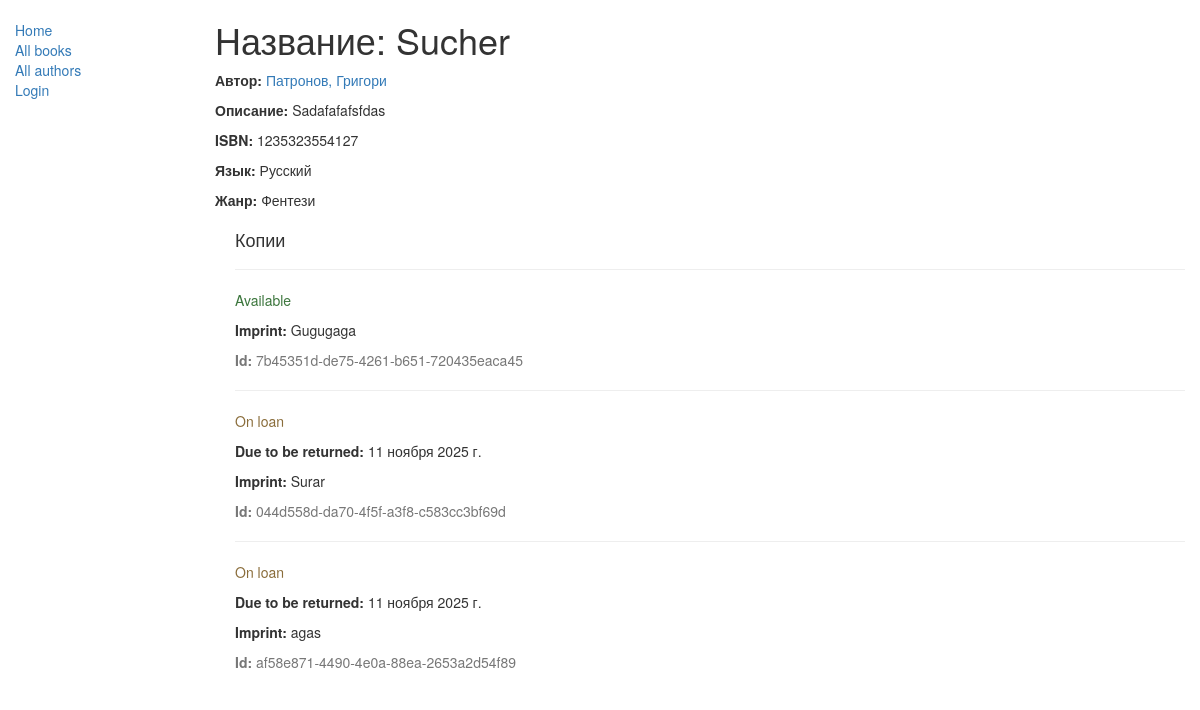
The page /catalog/book/1 on the database as committed earlier.
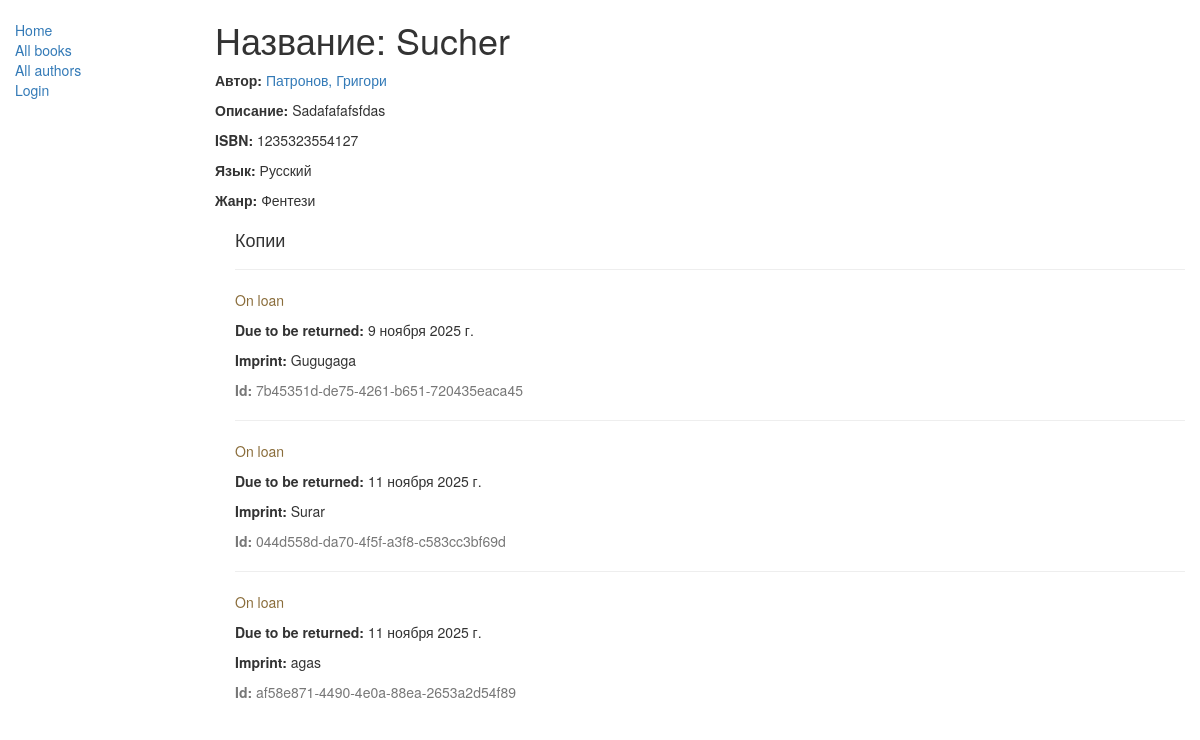
The same page on the database as committed later.
### catalog/models.py (models this page shows, shortened)
class Book(models.Model):
    title = models.CharField(verbose_name='Название', max_length=200)
    author = models.ForeignKey('Author', on_delete=models.SET_NULL, null=True)
    summary = models.TextField(max_length=1000, help_text="Введите краткое описание книги")
    ISBN = models.CharField('ISBN', max_length=13, help_text='13 символьное <a href="https://www.isbn-international.org/content/what-isbn">ISBN число</a>')
    genre = models.ManyToManyField(Genre, help_text="Выберете жанр книги")
    language = models.ForeignKey('Language', on_delete=models.SET_NULL, null=True)
    def display_genre(self):
        return ', '.join([ genre.name for genre in self.genre.all()[:3] ])
    display_genre.short_description = 'Genre'

class Author(models.Model):
    first_name = models.CharField(max_length=100)
    last_name = models.CharField(max_length=100)
    date_of_birth = models.DateField(null=True, blank=True)
    date_of_death = models.DateField('Умер', null=True, blank=True)
    def __str__(self):
        return '%s, %s' % (self.last_name, self.first_name)

class Language(models.Model):
    name = models.CharField(max_length=200, help_text="Введите язык")
    def __str__(self):
        return self.name

class Genre(models.Model):
    name = models.CharField(max_length=200, help_text="Введите жанр книг")
    def __str__(self):
        return self.name

class BookInstance(models.Model):
    id = models.UUIDField(primary_key=True, default=uuid.uuid4, help_text="ID отдельной книги уникален для всей библиотеки")
    book = models.ForeignKey('Book', on_delete=models.SET_NULL, null=True)
    imprint = models.CharField(max_length=200)
    due_back = models.DateField(null=True, blank=True)
    LOAN_STATUS = (
        ('m', 'Maintenance'),
        ('o', 'On loan'),
        ('a', 'Available'),
        ('r', 'Reserved'),
    )
    status = models.CharField(max_length=1, choices=LOAN_STATUS, blank=True, default='m', help_text='Доступность')
    borrower = models.ForeignKey(User, on_delete=models.SET_NULL, null=True, blank=True)
    class Meta:
        ordering = ["due_back"]

### catalog/views.py (the view)
# urls.py: re_path(r'^book/(?P<pk>\d+)$', views.BookDetailView.as_view(), name='book-detail'),
class BookDetailView(generic.DetailView):
    model = Book

### catalog/templates/catalog/book_detail.html
{% extends "layout/base_generic.html" %}
{% block content %}
  <h1>Название: {{ book.title }}</h1>
  <p><strong>Автор:</strong> <a href="">{{ book.author }}</a></p>
  <p><strong>Описание:</strong> {{ book.summary }}</p>
  <p><strong>ISBN:</strong> {{ book.ISBN }}</p>
  <p><strong>Язык:</strong> {{ book.language }}</p>
  <p><strong>Жанр:</strong> {% for genre in book.genre.all %} {{ genre }}{% if not forloop.last %}, {% endif %}{% endfor %}</p>
  <div style="margin-left:20px;margin-top:20px">
    <h4>Копии</h4>
    {% for copy in book.bookinstance_set.all %}
    <hr>
    <p class="{% if copy.status == 'a' %}text-success{% elif copy.status == 'd' %}text-danger{% else %}text-warning{% endif %}">{{ copy.get_status_display }}</p>
    {% if copy.status != 'a' %}<p><strong>Due to be returned:</strong> {{copy.due_back}}</p>{% endif %}
    <p><strong>Imprint:</strong> {{copy.imprint}}</p>
    <p class="text-muted"><strong>Id:</strong> {{copy.id}}</p>
    {% endfor %}
  </div>
{% endblock %}

### catalog/templates/layout/base_generic.html (shortened to what this page needs)
<!doctype html>
<html lang="en">
  <head>
    <link
      rel="stylesheet"
      href="https://maxcdn.bootstrapcdn.com/bootstrap/3.3.7/css/bootstrap.min.css" />
    {% load static %}
    <link rel="stylesheet" href="{% static 'css/styles.css' %}" />
  </head>
  <body>
    <div class="container-fluid">
      <div class="row">
        <div class="col-sm-2">
          {% block sidebar %}
            <ul class="sidebar-nav">
              <li><a href="{% url 'index' %}">Home</a></li>
              <li><a href="{% url 'books' %}">All books</a></li>
              <li><a href="{% url 'authors' %}">All authors</a></li>
              {% if user.is_authenticated %}
              <li>User: {{ user.get_username }}</li>
              <li><a href="{% url 'my-borrowed' %}">My Borrowed</a></li>
              <li><a href="{% url 'logout'%}?next={{request.path}}">Logout</a></li>
              {% else %}
              <li><a href="{% url 'login'%}?next={{request.path}}">Login</a></li>
              {% endif %}
            </ul>
          {% endblock %}
        </div>
        <div class="col-sm-10 ">{% block content %}{% endblock %}</div>
      </div>
    </div>
  </body>
</html>

### catalog/static/css/styles.css (style rules this page uses)
.sidebar-nav { margin-top: 20px; padding: 0; list-style: none; }

Rows that differ between the two databases and show on the page:
changed BookInstance "Gugugaga": status "Available" → "On loan"; due_back (not shown) → "9 ноября 2025 г."
